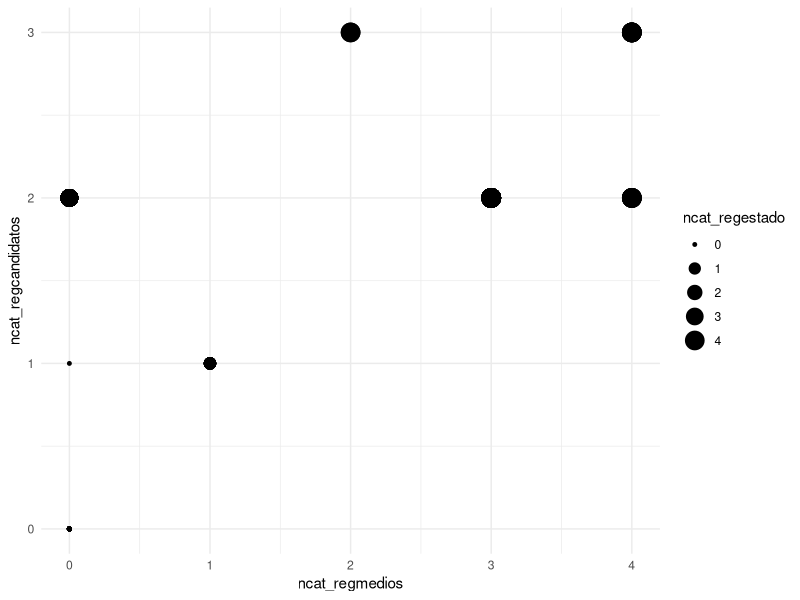
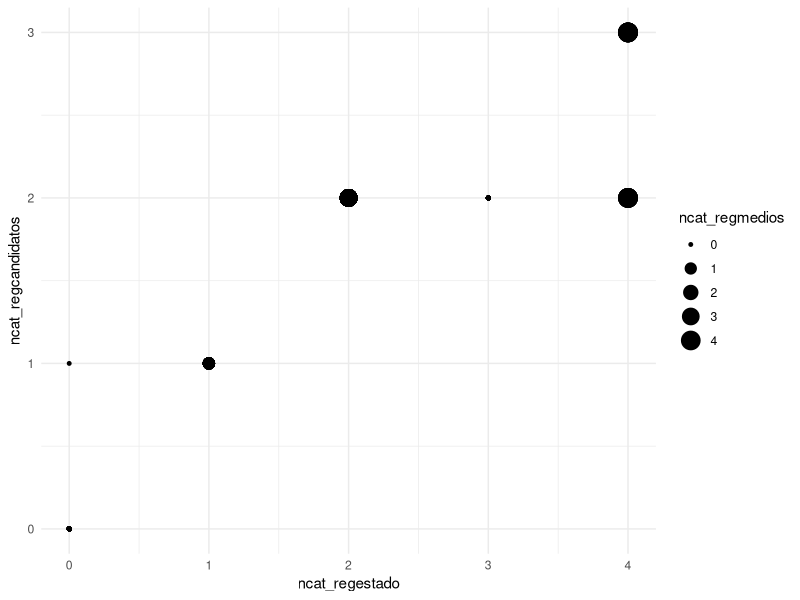
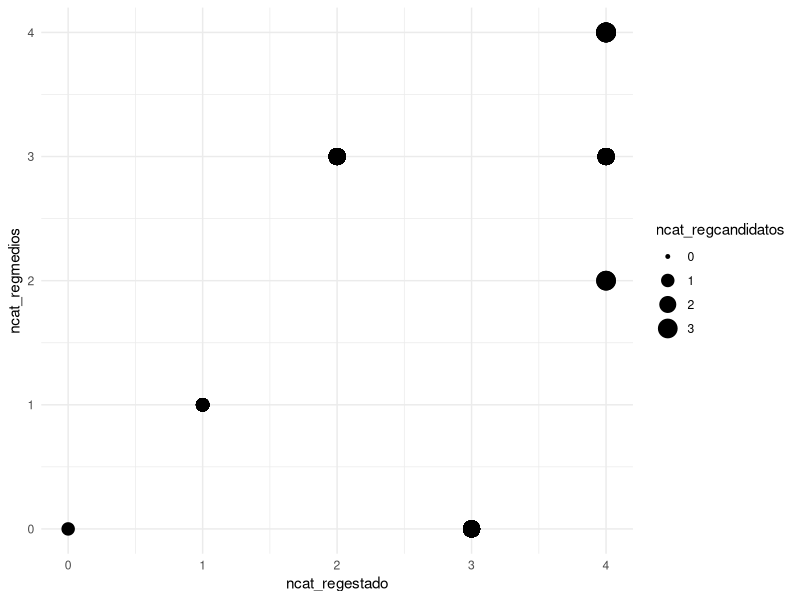
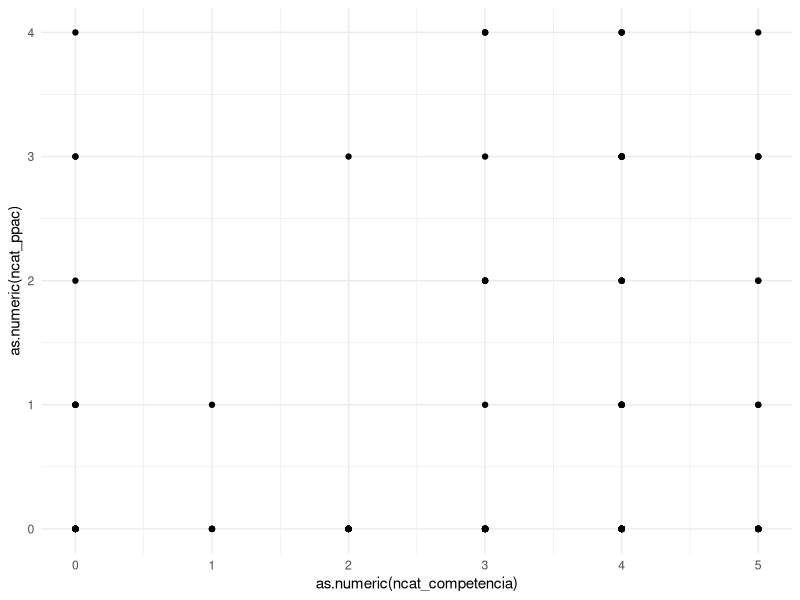
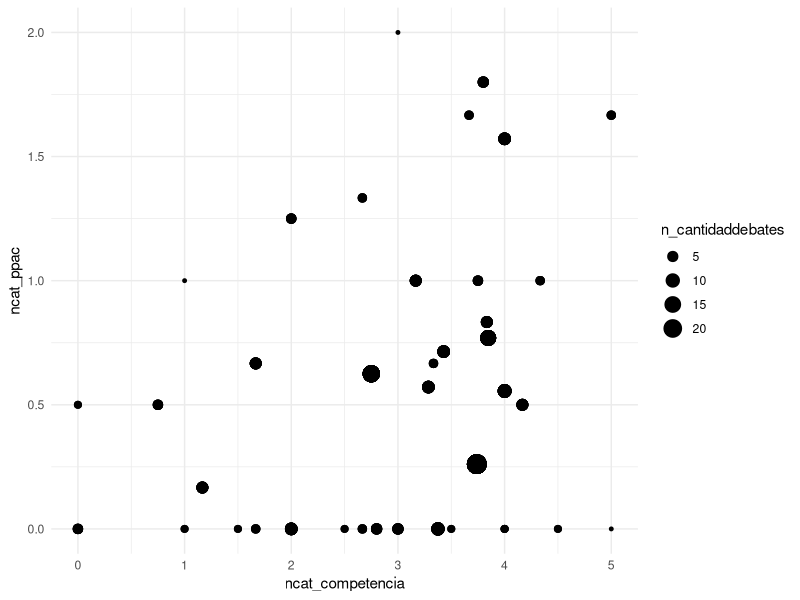
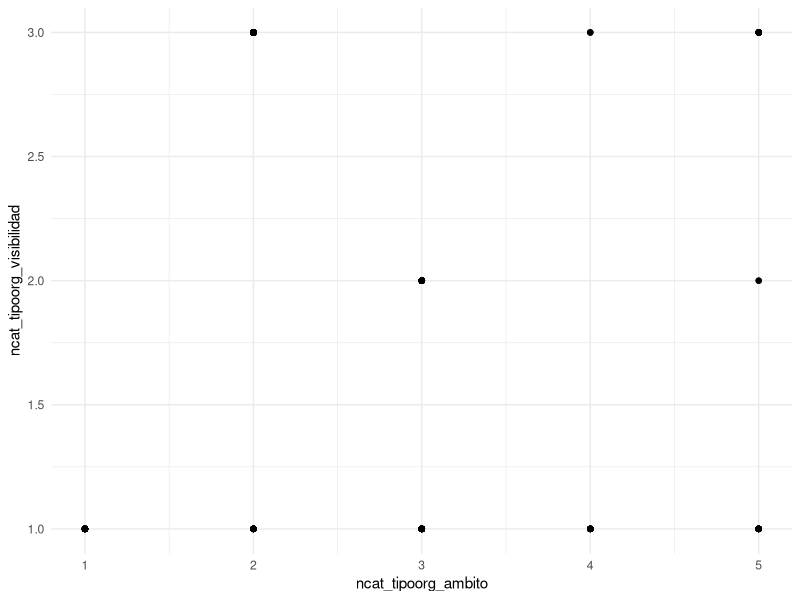
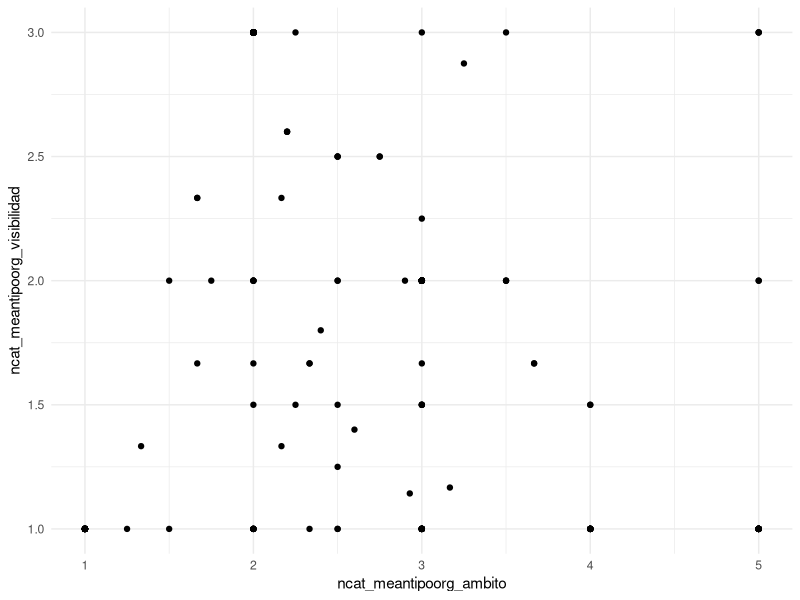
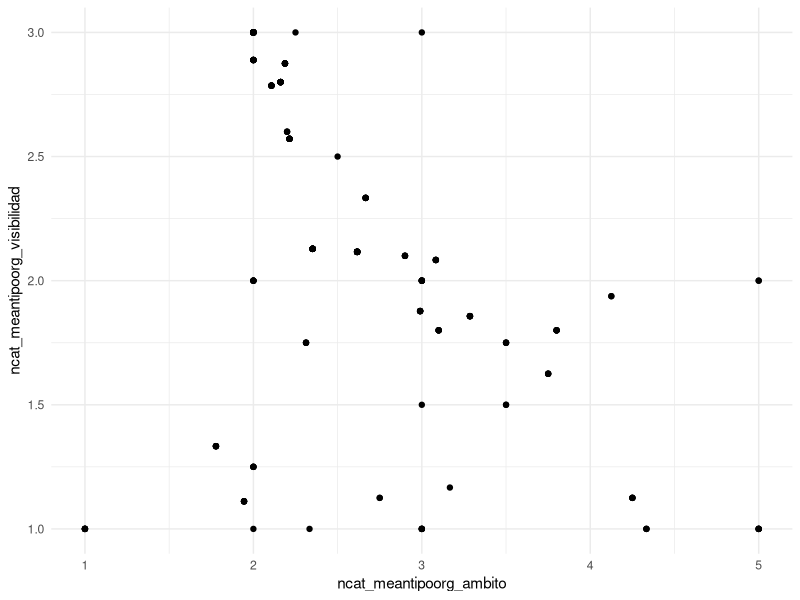

Source code (R) for these figures, in order:
# LIBRERIAS #####
library(tidyverse)
library(ggforce)
library(patchwork)

# Importación de datos #####

base <- readxl::read_xlsx("base_finalv1.xlsx") # base con datos por debate
elecciones <-  readxl::read_xlsx("base_elecciones.xlsx") # base auxiliar: años que hubo elecciones por país


# ORGANIZADORES

# carga de datos
# vamos a tener que hacer un promedio por debate

# creo base con un organizador por fila y 
# luego uno los datos cargados

base_organizadores <- base %>% # BASE CON UN ORG POR FILA 
  select(ncat_eleccion, cat_pais, t_fecha, ncat_ronda, 
         str_organizador, cat_organizador, cat_subtipoorg, 
         n_strorganizador, n_catorganizador, 
         dico_org_educ, dico_org_estado, dico_org_mmc, dico_org_mmp, dico_org_osc) %>%
  mutate(nombres_organizadores = strsplit(str_organizador, ";")) %>% 
  unnest(nombres_organizadores) 
  
  # UNO DATOS CARGADOS

base_organizadores_distinct <-  readxl::read_xlsx("base_organizadores_distinct.xlsx") %>% 
  left_join(readxl::read_xlsx("distinct_cat_subtipoorg.xlsx"))

base_subtipos <- base_organizadores %>%  
  mutate(nombres_organizadores = str_trim(nombres_organizadores)) %>% 
  # con el str trim se resuelven algunos problemas pero OJO que hay registros duplicados
  left_join(base_organizadores_distinct %>% 
              distinct(nombres_organizadores, ncat_eleccion, cat_pais,
                       ncat_subtipov2, cat_tipoorgv2,
                       ncat_tipoorg_ambito, ncat_tipoorg_visibilidad,
                       cat_areaorg))
# aplicando de nuevo distinct se resolvio la duplicacion

# creo base POR DEBATE

# distintas medidas de agregacion
# promedio por debate
base_grsubtipo_debate <- base_subtipos %>% 
  group_by(str_organizador, t_fecha) %>% 
  summarise(ncat_meantipoorg_ambito = mean(ncat_tipoorg_ambito),
            ncat_meantipoorg_visibilidad = mean(ncat_tipoorg_visibilidad))

base_ordinales <- base %>% 
  left_join(base_grsubtipo_debate)

# FORMATOS (YA ESTAN HECHAS)


# LEGALES

# NO ENTIENDOO POR QUE NO SE UNEENNNNNNNNNNN
base_ordinales <- base_ordinales %>% 
  left_join(readxl::read_xlsx("distinct_cat_regmedios.xlsx")) %>% 
  left_join(readxl::read_xlsx("distinct_cat_regestado.xlsx")) %>% 
  left_join(readxl::read_xlsx("distinct_cat_regcandidatos.xlsx")) %>% 
  mutate(ncat_totreg = ncat_regmedios + ncat_regestado + ncat_regcandidatos )


# LA CONCHA DE LA LORA SE ME BORRARON TODOS LOS AMADISIMOS GRAFICOS QUIERO MATAR A ALGUIEN HABIA TRABAJADO MUCHO

# base ploteo

base_plot <- base_ordinales %>% 
  filter(!is.na(ncat_meantipoorg_ambito)) %>% 
  filter(!is.na(ncat_ppac)) %>% 
  filter(!ncat_ppac =="NA") %>% 
  filter(!ncat_competencia =="NA") %>% 
  filter(!is.na(ncat_competencia)) %>% 
  group_by(cat_pais, ncat_eleccion) %>% 
  summarise(ncat_meantipoorg_ambito = mean(ncat_meantipoorg_ambito),
            ncat_meantipoorg_visibilidad = mean(ncat_meantipoorg_visibilidad),
            ncat_totreg = mean(ncat_totreg),
            n_cantidaddebates = n(),
            ncat_ppac = mean(as.numeric(ncat_ppac)),
            ncat_competencia = mean(as.numeric(ncat_competencia)),
            ncat_interactividad =  ncat_competencia + ncat_ppac,
            ncat_eleccion = as.numeric(ncat_eleccion))



# # PAIS ELECCION REGULACION VERSUS AMBITO PROMEDIO DE ORGANIZADORES,
# CON CANTIDAD DE DEBATES EN TAMANIO
# ME GUSTA
plot1 <- base_ordinales %>% 
  filter(!is.na(ncat_meantipoorg_ambito)) %>% 
  group_by(cat_pais, ncat_eleccion) %>% 
  mutate(ncat_meantipoorg_ambito = mean(ncat_meantipoorg_ambito),
         ncat_totreg = mean(ncat_totreg),
         n_cantidaddebates = n()) %>% 
  ggplot() +
  geom_point(aes(ncat_meantipoorg_ambito, ncat_totreg, colour = cat_pais, size= n_cantidaddebates, alpha = ncat_eleccion )) +
  geom_text(aes(ncat_meantipoorg_ambito, ncat_totreg, colour = cat_pais, label = str_glue("{cat_pais}\n{ncat_eleccion}"), alpha = ncat_eleccion )) +
  theme_minimal() +
  theme(legend.position = "none")

# PAIS ELECCION CANTIDAD DE DEBATES EN LOG VERSUS AMBITO PROMEDIO DE ORGANIZADORES
# ME GUSTA
plot2 <- base_ordinales %>% 
  filter(!is.na(ncat_meantipoorg_ambito)) %>% 
  group_by(cat_pais, ncat_eleccion) %>% 
  mutate(ncat_meantipoorg_ambito = mean(ncat_meantipoorg_ambito),
         ncat_totreg = mean(ncat_totreg),
         n_cantidaddebates = n()) %>% 
  ggplot() +
  geom_point(aes(ncat_meantipoorg_ambito, log(n_cantidaddebates), colour = cat_pais, size= ncat_totreg, alpha = ncat_eleccion )) +
  geom_text(aes(ncat_meantipoorg_ambito, log(n_cantidaddebates), colour = cat_pais, label = str_glue("{cat_pais}\n{ncat_eleccion}"), alpha = ncat_eleccion )) +
  theme_minimal() +
  theme(legend.position = "none")

# PPAC VERSUS AMBITO 
plot4 <- base_ordinales %>% 
  filter(!is.na(ncat_meantipoorg_ambito)) %>% 
  filter(!is.na(ncat_ppac)) %>% 
  filter(!ncat_ppac =="NA") %>% 
  group_by(cat_pais, ncat_eleccion) %>% 
  summarise(ncat_meantipoorg_ambito = mean(ncat_meantipoorg_ambito),
         ncat_totreg = mean(ncat_totreg),
         n_cantidaddebates = n(),
         ncat_ppac = mean(as.numeric(ncat_ppac))) %>% 
  ggplot() +
  geom_point(aes(ncat_meantipoorg_ambito, log(ncat_ppac), colour = cat_pais, size= n_cantidaddebates, alpha = ncat_totreg )) +
  geom_text(aes(ncat_meantipoorg_ambito, log(ncat_ppac), colour = cat_pais, label = str_glue("{cat_pais}\n{ncat_eleccion}"), alpha = ncat_eleccion )) +
  theme_minimal() +
  theme(legend.position = "none")

# PPAC VERSUS REGLAS 
plot5 <- base_ordinales %>% 
  filter(!is.na(ncat_meantipoorg_ambito)) %>% 
  filter(!is.na(ncat_ppac)) %>% 
  filter(!ncat_ppac =="NA") %>% 
  group_by(cat_pais, ncat_eleccion) %>% 
  summarise(ncat_meantipoorg_ambito = mean(ncat_meantipoorg_ambito),
            ncat_totreg = mean(ncat_totreg),
            n_cantidaddebates = n(),
            ncat_ppac = mean(as.numeric(ncat_ppac))) %>% 
  ggplot() +
  geom_point(aes(ncat_totreg, log(ncat_ppac), colour = cat_pais, size= ncat_meantipoorg_ambito, alpha = ncat_meantipoorg_ambito )) +
  geom_text(aes(ncat_totreg, log(ncat_ppac), colour = cat_pais, label = str_glue("{cat_pais}\n{ncat_eleccion}"), alpha = as.numeric(ncat_eleccion ))) +
  theme_minimal() +
  theme(legend.position = "none")

# PPAC VERSUS DEBATE
plot6 <- base_plot %>% 
  ggplot() +
  geom_point(aes(ncat_competencia, log(ncat_ppac), colour = cat_pais, size= n_cantidaddebates, alpha = as.numeric(ncat_eleccion))) +
  geom_text(aes(ncat_competencia, log(ncat_ppac), colour = cat_pais, label = str_glue("{cat_pais}\n{ncat_eleccion}"), alpha = as.numeric(ncat_eleccion))) +
  theme_minimal() +
  theme(legend.position = "none")

# DEBATE VERSUS AMBITO
plot7 <- base_plot %>% 
  ggplot() +
  geom_point(aes(ncat_competencia, ncat_meantipoorg_ambito, colour = cat_pais, size= n_cantidaddebates, alpha = as.numeric(ncat_eleccion))) +
  geom_text(aes(ncat_competencia, ncat_meantipoorg_ambito, colour = cat_pais, label = str_glue("{cat_pais}\n{ncat_eleccion}"), alpha = as.numeric(ncat_eleccion))) +
  theme_minimal() +
  theme(legend.position = "none")

# DEBATE EN EL TIEMPO
plot8 <-  base_plot %>% 
  ggplot() +
  geom_point(aes(ncat_eleccion, ncat_competencia, colour = cat_pais, size= n_cantidaddebates, alpha = ncat_ppac)) +
  geom_text(aes(ncat_eleccion, ncat_competencia, colour = cat_pais, label = str_glue("{cat_pais}\n{ncat_eleccion}"), alpha = ncat_ppac)) +
  theme_minimal() +
  theme(legend.position = "none")

# con promedio aditivo de interactividad versus ambito
plot9 <-  base_plot %>% 
  ggplot() +
  geom_point(aes(ncat_meantipoorg_ambito, ncat_interactividad, colour = cat_pais, size= n_cantidaddebates, alpha = ncat_eleccion*ncat_eleccion)) +
  geom_text(aes(ncat_meantipoorg_ambito, ncat_interactividad, colour = cat_pais, label = str_glue("{cat_pais}\n{ncat_eleccion}"), alpha = ncat_eleccion*ncat_eleccion)) +
  theme_minimal() +
  theme(legend.position = "none")


# PROMEDIO TOTAL PAIS, REGULACION VERSUS AMBITO
plotpais1 <- base_ordinales %>% 
  filter(!is.na(ncat_meantipoorg_ambito)) %>% 
  group_by(cat_pais) %>% 
  mutate(ncat_meantipoorg_ambito = mean(ncat_meantipoorg_ambito),
         ncat_totreg = mean(ncat_totreg),
         n_cantidaddebates = n()) %>% 
  ggplot() +
  geom_point(aes(ncat_meantipoorg_ambito, ncat_totreg, colour = cat_pais, size= n_cantidaddebates), alpha = 0.9) +
  geom_text(aes(ncat_meantipoorg_ambito, ncat_totreg, colour = cat_pais, label = cat_pais)) +
  theme_minimal() +
  theme(legend.position = "none")



## VISUALIZACION DESCRIPTIVA ########
##
##
##

#

# REGULACION ####

#

# en este caso las distribuciones por debate y
# el promedio pais-eleccion deberian ser iguales
# medidas solas

# medidas por debate, univariadas
hist1 <- base_ordinales %>% 
  ggplot() +
  geom_histogram(aes(ncat_regmedios)) +
  theme_minimal()

hist2 <- base_ordinales %>% 
  ggplot() +
  geom_histogram(aes(ncat_regestado)) +
  theme_minimal()

hist3 <- base_ordinales %>% 
  ggplot() +
  geom_histogram(aes(ncat_regcandidatos)) +
  theme_minimal()

# descripcion bi/tri variada, por debate
bi1 <- base_ordinales %>% 
  ggplot() +
  geom_point(aes(ncat_regmedios, ncat_regcandidatos, size = ncat_regestado)) +
  theme_minimal()

bi2 <- base_ordinales %>% # en este se ve clara relacion positiva. en el resto tambien pero hay outliers
  ggplot() +
  geom_point(aes(ncat_regestado, ncat_regcandidatos, size = ncat_regmedios)) +
  theme_minimal()

bi3 <- base_ordinales %>% 
  ggplot() +
  geom_point(aes(ncat_regestado, ncat_regmedios, size = ncat_regcandidatos)) +
  theme_minimal()

# simple medida aditiva, por debate
hist4 <- base_ordinales %>% 
  ggplot() +
  geom_histogram(aes(ncat_totreg)) +
  scale_x_continuous(breaks = seq(0,14,1)) +
  theme_minimal()

# medida aditiva, promedio por pais-eleccion
hist5 <- base_plot %>% 
  ggplot() +
  geom_histogram(aes(ncat_totreg)) +
  scale_x_continuous(breaks = seq(0,14,1)) +
  theme_minimal() 

#

# FORMATO ####

#

# por debate

hist6 <- base_ordinales %>% 
  ggplot() +
  geom_histogram(aes(as.numeric(ncat_ppac))) +
  theme_minimal()

hist7 <- base_ordinales %>% 
  ggplot() +
  geom_histogram(aes(as.numeric(ncat_competencia))) +
  theme_minimal()
    
# descripcion bivariada, por debate 

bi4 <- base_ordinales %>% 
  ggplot() +
  geom_point(aes(as.numeric(ncat_competencia), as.numeric(ncat_ppac))) +
  theme_minimal()
# la relacion positiva, si la hay, es debil. 
# aunque por ahi hay mucha acumulacion de puntos en el mismo lugar

# bivariada, promedios pais-eleccion
bi5 <- base_plot %>% 
  ggplot() +
  geom_point(aes(ncat_competencia, ncat_ppac, size = n_cantidaddebates)) +
  theme_minimal()

# medida aditiva, por debate 

hist8 <- base_ordinales %>% 
  ggplot() +
  geom_histogram(aes( (as.numeric(ncat_competencia)+as.numeric(ncat_ppac) ))) +
  theme_minimal()

# medida aditiva, por promedios pais-eleccion
hist9 <- base_plot %>% 
  ggplot() +
  geom_histogram(aes(ncat_interactividad)) +
  theme_minimal()

#

# CARACTER DEL ORGANIZADOR ####

#

# histogramas univariados, por ORGANIZADOR

hist10 <- base_subtipos %>% 
  ggplot() +
  geom_histogram((aes(ncat_tipoorg_ambito))) +
  theme_minimal()

hist11 <- base_subtipos %>% 
  ggplot() +
  geom_histogram((aes(ncat_tipoorg_visibilidad))) +
  theme_minimal()

# histogramas univariados, por debate
# en este caso la medida es un promedio del ambito en el que inscribimos
# a cada organizador singular

hist12 <- base_ordinales %>% 
  ggplot() +
  geom_histogram((aes(ncat_meantipoorg_ambito))) +
  theme_minimal()
  
hist13 <- base_ordinales %>% 
  ggplot() +
  geom_histogram((aes(ncat_meantipoorg_visibilidad))) +
  theme_minimal()

# histogramas univariados, promedio pais-eleccion

hist14 <- base_plot %>% 
  ggplot() +
  geom_histogram(aes(ncat_meantipoorg_ambito)) +
  theme_minimal()

hist15 <- base_plot %>% 
  ggplot() +
  geom_histogram(aes(ncat_meantipoorg_visibilidad)) +
  theme_minimal()

# descripcion bivariada, por organizador

bi6 <- base_subtipos %>% 
  ggplot() +
  geom_point(aes(ncat_tipoorg_ambito, ncat_tipoorg_visibilidad)) +
  theme_minimal() +
  theme(legend.position = "none")

# descripcion bivariada, por debate

bi7 <- base_ordinales %>% 
  ggplot() +
  geom_point(aes(ncat_meantipoorg_ambito, ncat_meantipoorg_visibilidad)) +
  theme_minimal() +
  theme(legend.position = "none")

# descripcion bivariada, promedio pais-eleccion

bi8 <- base_plot %>% 
  ggplot() +
  geom_point(aes(ncat_meantipoorg_ambito, ncat_meantipoorg_visibilidad)) +
  theme_minimal()

# aca definitivamente no me parece adecuado hacer un indice aditivo, 
# son dos cosas conceptualmente diferentes.
# en general prefiero la medida ambito ya que tiene mayor sentido y variabilidad empirica





